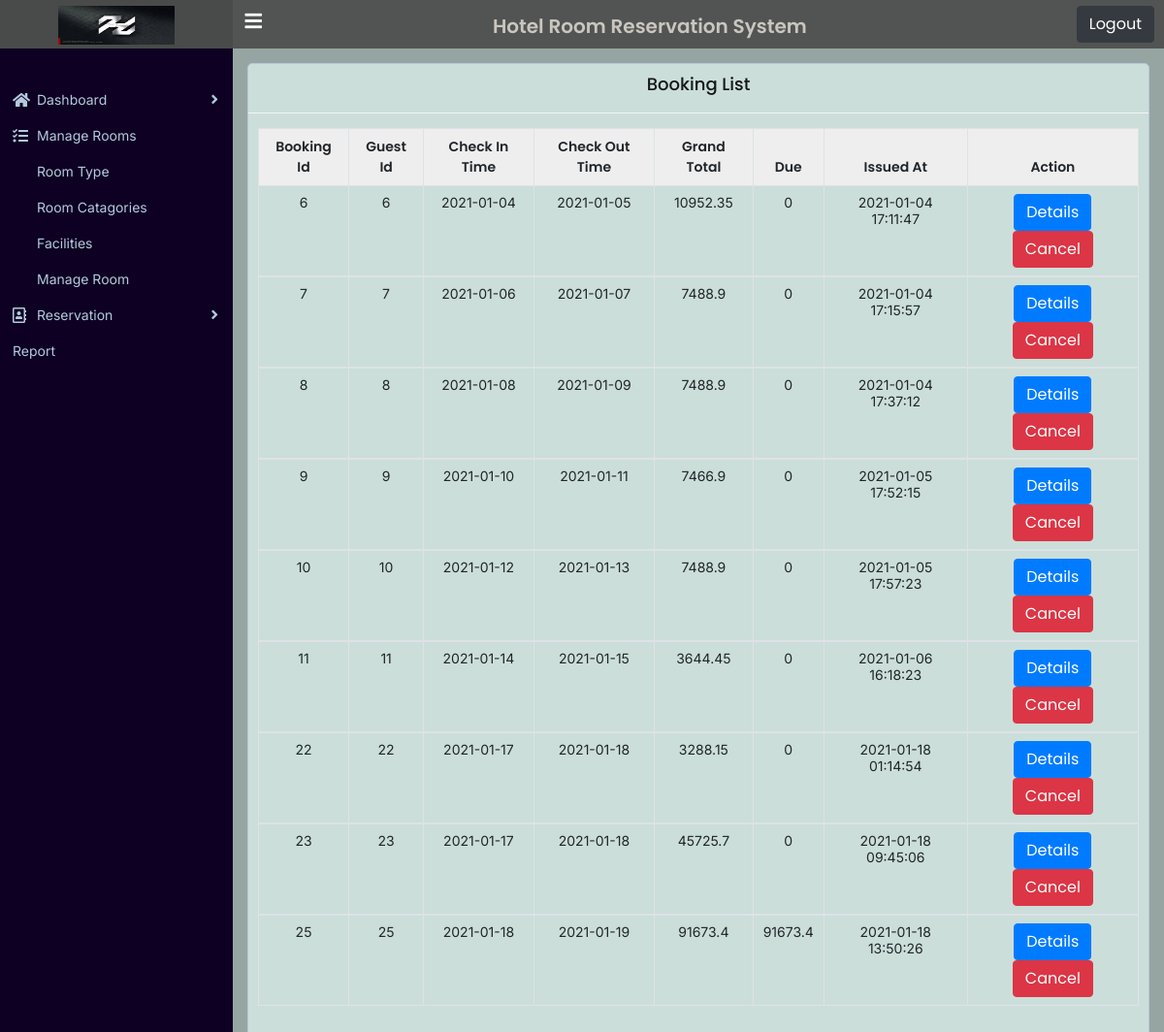
The app's page /booking_list.php (signed in) with its own data.
### tables this page shows
CREATE TABLE `payment` (
  `payment_id` int(11) NOT NULL,
  `book_id` int(11) NOT NULL,
  `paid` varchar(50) NOT NULL,
  `due` varchar(50) NOT NULL,
  `method` varchar(50) NOT NULL,
  `created_at` datetime DEFAULT CURRENT_TIMESTAMP
);

CREATE TABLE `booking` (
  `book_id` int(11) NOT NULL,
  `admin_id` int(11) NOT NULL,
  `user_id` int(11) DEFAULT NULL,
  `guest_id` int(11) NOT NULL,
  `check_in_time` date NOT NULL,
  `check_out_time` date NOT NULL,
  `status` int(11) DEFAULT '1',
  `sub_total` varchar(50) NOT NULL,
  `vat` varchar(50) NOT NULL,
  `discount` varchar(50) NOT NULL,
  `grand_total` varchar(50) NOT NULL,
  `issue_date` datetime DEFAULT CURRENT_TIMESTAMP
);

### booking_list.php (the view, shortened to what this page needs)
<?php include "header.php"?>
<?php include "sidebar.php"?>
        <div class="main-content-area">
				<div class="content">
					<div class="container-fluid">
						<div class="row">
							<div class="col-lg-12">
								<div class="box text-center">
									<div class="box-header with-border">
										<h4 class="box-title">Booking List</h4>
									</div>
									<div class="box-body">
										<table class="table table-bordered table-hover">
											<thead>
												<tr>
													<th>Booking Id</th>
													<th>Guest Id</th>
													<th>Check In Time</th>
													<th>Check Out Time</th>
													<th>Grand Total</th>
													<th>Due</th>
													<th>Issued At</th>
													<th>Action</th>
												</tr>
											</thead>
											<?php
                    $sql = "SELECT booking.*,
                    payment.due
                    FROM booking
					LEFT JOIN payment ON payment.book_id=booking.book_id
					WHERE booking.status='1'"
					;
                    $run=$conn->query($sql);
                    if($run->num_rows > 0){
                        while ($result_1=$run->fetch_assoc()) {?>
                        <tbody>
                        <tr>
                            <td><?php echo $result_1['book_id']?></td>
                            <td><?php echo $result_1['guest_id']?></td>
                            <td><?php echo $result_1['check_in_time']?></td>
                            <td><?php echo $result_1['check_out_time']?></td>
                            <td><?php echo $result_1['grand_total']?></td>
                            <td><?php echo $result_1['due']?></td>
                            <td><?php echo $result_1['issue_date']?></td>
                            <td><a href="book_listdetails.php?guest_id=<?php echo $result_1['guest_id']?>" class="btn btn-primary">Details</a>
							<a href="add_booking.php?bok_del_id=<?php echo $result_1['book_id']?>" class="btn btn-danger">Cancel</a>
                            </td>
                        </tr>
                        </tbody>
                        <?php
                        }
                    }
                    ?>
										</table>
									</div>
								</div>
							</div>
						</div>
					</div>
				</div>
			</div>
<?php include "footer.php"?>

### header.php (shortened to what this page needs)
<!DOCTYPE html>
<html lang="en">
<head>
	<link rel="stylesheet" href="https://cdnjs.cloudflare.com/ajax/libs/bootstrap-datepicker/1.9.0/css/bootstrap-datepicker.min.css">
    <link rel="stylesheet" href="assets/plugins/bootstrap-4.3.1/css/bootstrap.min.css">
    <link rel="stylesheet" href="assets/plugins/font-awesome/css/all.min.css">
    <link rel="stylesheet" href="assets/css/style.css">
    <link rel="stylesheet" href="assets/css/custom.css">
</head>
<div class="page-wrapper">
		<header class="header-area">
			<div class="header-logo">
				<img src="assets\images\h1.jpg" width="120px" height="40px" >
				<div class="nav-bar">
					<i class="fas fa-bars"></i>
				</div>
			</div>
			<div class="hrrs"><h3>Hotel Room Reservation System</h3></div>
			<div class="header-nav">
			<div class="logout-btn">
				<a href="logout.php" class="btn btn-dark">Logout</a>
			</div>
			</div>
		</header>

### sidebar.php (shortened to what this page needs)
<section class="page-content-area">
    <div class="sidebar-menu-area">
        <nav>
			<br>
			<br>
            <ul class="sidebar-menu" data-widget="tree">
                <li class="treeview">
                    <a href="javascript:void(0)">
                        <i class="fas fa-home"></i>
                        <span>Dashboard</span>
                        <i class="fa fa-angle-right"></i>
                    </a>
                </li>
                <li class="treeview">
                    <a href="javascript:void(0)"><i class="fas fa-tasks"></i> <span>Manage Rooms</span></a>
                    <ul>
                        <li class="treeview">
                            <a href="javascript:void(0)"><i class="icon_drive"></i> <span>Room type</span></a>
                        </li>
                        <li class="treeview">
                            <a href="javascript:void(0)"><i class="icon_drive"></i> <span>Room Catagories</span></a>
                        </li>
                        <li class="treeview">
                            <a href="javascript:void(0)"><i class="icon_drive"></i> <span>Facilities</span> </a>
                        </li>
                        <li class="treeview">
                            <a href="javascript:void(0)"><i class="icon_drive"></i> <span>Manage Room</span>
                            </a>
                        </li>
                    </ul>
                </li>
                <li class="treeview">
                    <a href="javascript:void(0)">
                        <i class="far fa-address-book"></i>
                        <span>Reservation</span>
                        <i class="fa fa-angle-right"></i>
					</a>
                </li>
                <li><a href="Report.php">Report</a></li>
            </ul>
        </nav>
    </div>

### footer.php (shortened to what this page needs)
        </div>
</body>
</html>

### assets/css/style.css (style rules this page uses)
* { margin: 0px; padding: 0px; box-sizing: border-box; outline: none; }
html, body { width: 100%; height: 100%; }
img { max-width: 100%; }
p, ul, ol { margin: 0; padding: 0; }
h1, h2, h3, h4, h5, h6 { font-family: "Poppins", sans-serif; font-weight: 600; margin: 0; padding: 0; color: #14171a; }
h3 { font-size: 20px; }
h4 { font-size: 18px; }
.btn { font-family: "Poppins", sans-serif; font-weight: 400; }
.page-wrapper { width: 100%; height: 100%; box-sizing: border-box; position: relative; }
.header-area { background: #525453; color: #ffffff; display: flex; flex-direction: row; flex-wrap: nowrap; justify-content: space-between; height: 50px; position: fixed; top: 0; left: 0; width: 100%; z-index: 999; }
.header-logo { min-width: 240px; max-width: 240px; text-align: center; background: #14171a24; padding: 6px 0px; position: relative; transition: 300ms linear; }
.nav-bar { position: absolute; left: auto; right: -30px; top: 10px; font-size: 20px; cursor: pointer; }
.header-nav { padding: 0px 10px; display: flex; flex-direction: row; align-items: center; }
.page-content-area { position: relative; display: flex; flex-direction: row; flex-wrap: nowrap; justify-content: left; width: 100%; min-height: calc(100% - 50px); top: 50px; overflow: hidden; background: rgb(151 165 162); }
.main-content-area { width: calc(100% - 240px); margin-left: 240px; transition: 300ms linear; padding: 15px 0px; }
.sidebar-menu-area { min-width: 240px; max-width: 240px; background: #0e0022; position: fixed; left: 0; top: 0px; padding-top: 50px; height: 100%; overflow-y: auto; transition: 300ms linear; }
.sidebar-menu li { position: relative; z-index: 1; }
.sidebar-menu li a { position: relative; z-index: 1; display: flex; align-items: center; width: 100%; padding: 10px; color: #b4c9de; font-weight: 400; text-transform: capitalize; border-left: 3px solid transparent; text-decoration: none; }
.sidebar-menu li a i { flex: 0 0 25px; max-width: 25px; width: 25px; font-size: 16px; }
.sidebar-menu li a span { transition-duration: 300ms; flex: 0 0 calc(100% - 30px); max-width: calc(100% - 30px); width: calc(100% - 30px); }
.sidebar-menu li a .fa-angle-right { transition-duration: 300ms; font-size: 15px; position: absolute; right: 15px; width: auto; z-index: auto; }
.box { background: #cbdeda; border: 1px solid #b4c9de; border-radius: 5px; margin-bottom: 30px; }
.box .box-header { padding: 10px 10px 15px 10px; }
.box .box-header.with-border { border-bottom: 1px solid #f5f5f5; }
.box .box-header .box-title { padding-bottom: 3px; font-weight: 500; }
.box .box-body { padding: 15px 10px; }
.table tr th { font-family: "Poppins", sans-serif; font-weight: 600; padding: 8px 10px; border-bottom-width: 1px; }
.table tr td { font-size: 14px; padding: 8px 10px; }
.table.table-bordered thead { background: #eeeeee; }
.table.table-hover tr td { cursor: pointer; }
.hrrs h3 { padding: 15px; color: #cac6bf; }

### records on screen
payment: book.book_id "6", book.guest_id "6", book.check_in_time "2021-01-04", book.check_out_time "2021-01-05", book.grand_total "10952.35", due "0", book.issue_date "2021-01-04 17:11:47"
payment: book.book_id "7", book.guest_id "7", book.check_in_time "2021-01-06", book.check_out_time "2021-01-07", book.grand_total "7488.9", due "0", book.issue_date "2021-01-04 17:15:57"
payment: book.book_id "8", book.guest_id "8", book.check_in_time "2021-01-08", book.check_out_time "2021-01-09", book.grand_total "7488.9", due "0", book.issue_date "2021-01-04 17:37:12"
payment: book.book_id "9", book.guest_id "9", book.check_in_time "2021-01-10", book.check_out_time "2021-01-11", book.grand_total "7466.9", due "0", book.issue_date "2021-01-05 17:52:15"
payment: book.book_id "10", book.guest_id "10", book.check_in_time "2021-01-12", book.check_out_time "2021-01-13", book.grand_total "7488.9", due "0", book.issue_date "2021-01-05 17:57:23"
payment: book.book_id "11", book.guest_id "11", book.check_in_time "2021-01-14", book.check_out_time "2021-01-15", book.grand_total "3644.45", due "0", book.issue_date "2021-01-06 16:18:23"
payment: book.book_id "22", book.guest_id "22", book.check_in_time "2021-01-17", book.check_out_time "2021-01-18", book.grand_total "3288.15", due "0", book.issue_date "2021-01-18 01:14:54"
payment: book.book_id "23", book.guest_id "23", book.check_in_time "2021-01-17", book.check_out_time "2021-01-18", book.grand_total "45725.7", due "0", book.issue_date "2021-01-18 09:45:06"
payment: book.book_id "25", book.guest_id "25", book.check_in_time "2021-01-18", book.check_out_time "2021-01-19", book.grand_total "91673.4", due "91673.4", book.issue_date "2021-01-18 13:50:26"
